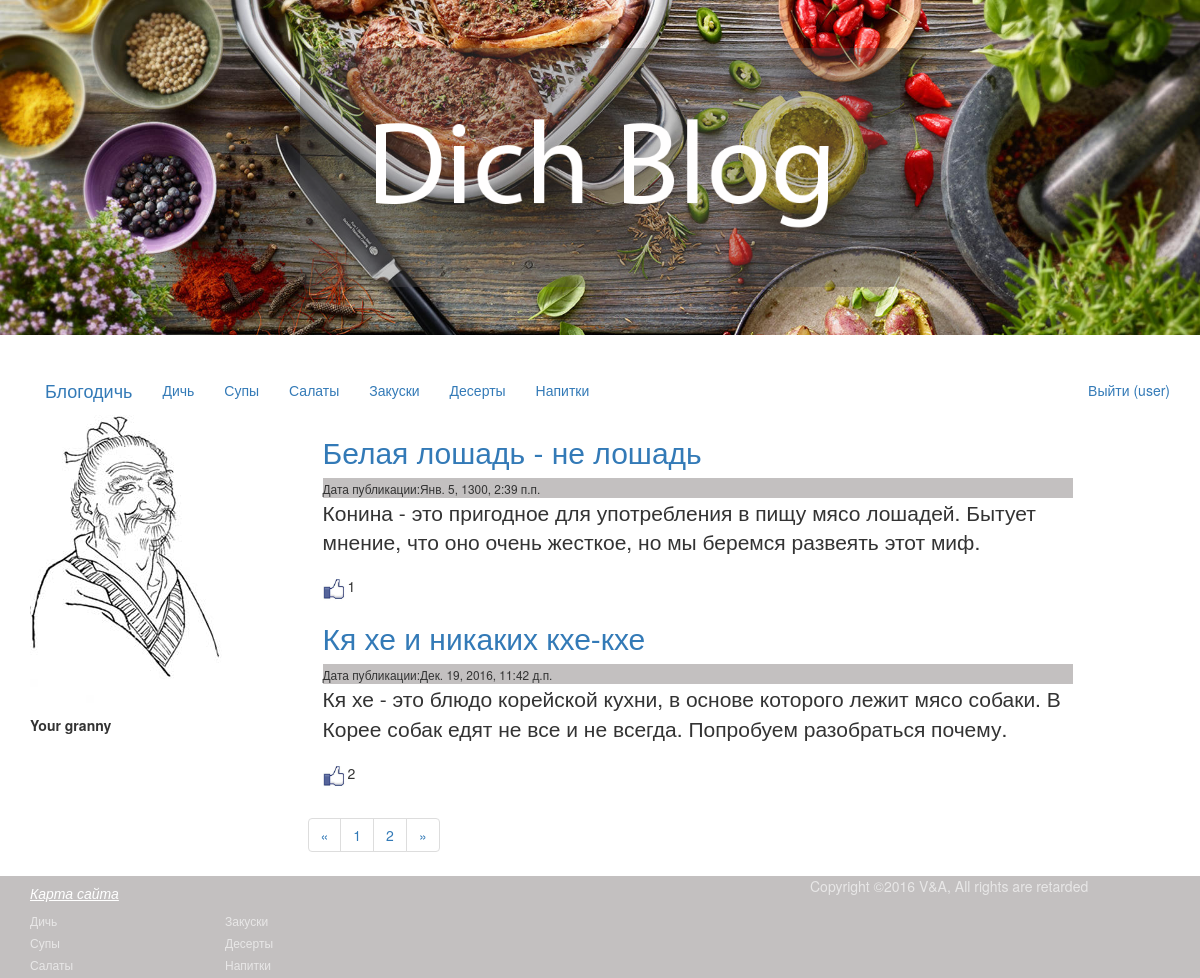
/basicview/articles/all/ (signed in), run on the app's committed database.
### article/models.py (models this page shows)
class Article(models.Model):
    class Meta():
        db_table = 'article'
    article_title = models.CharField(max_length=200)
    article_text = models.TextField()
    article_date = models.DateTimeField()
    article_likes = models.IntegerField(default=0)

### article/views.py (the view)
# urls.py: url(r'^articles/get/(?P<article_id>\d+)/$',  views.article),
def articles(request, page_number=1):
    all_articles = Article.objects.all()
    current_page = Paginator(all_articles, 2)
    return render_to_response('articles.html', {'articles': current_page.page(page_number), 'username': auth.get_user(request).username})

### article/templates/articles.html
{% extends 'main.html' %}
{% load static %}
{% block article %}
<div class="container">
			<div class="row">
				<div class="col-md-3 box profile">
				<aside>
					<img src="{% static 'img/lun.jpg' %}" alt="Mr Froid">
                    <label>Your granny</label>
				</aside>
			</div>
			<div class="col-md-8 box">
{% for article in articles %}
                <article>
					<header><h2><a href="/articles/get/{{ article.id }}/">{{ article.article_title }}</a></h2></header>
					<footer><small>Дата публикации:{{ article.article_date }}</small></footer>
				    <div class="lead">{{ article.article_text }}</div>
                    <p><a href="/articles/addlike/{{ article.id }}/"><img src="{% static 'images.jpg' %}" width="25px" height="25px"></a>{{ article.article_likes }}</p>
				</article>
{% endfor %}
    <div class="row">
        <div class="large-3 large-offset-5 columns">
            <ul class="pagination">
                {% if articles.has_previous %}
                    <li class="arrow"><a href="/page/{{ articles.previous_page_number }}/">&laquo;</a></li>
                {% else %}
                    <li class="arrow unavailable"><a href="">&laquo;</a></li>
                {% endif %}
                {% for page in articles.paginator.page_range %}
                    {% if page == articles.number %}
                        <li class="current"><a href="/page/{{ page }}/">{{ page }}</a></li>
                    {% else %}
                        <li><a href="/page/{{ page }}/">{{ page }}</a></li>
                    {% endif %}
                {% endfor %}
                {% if articles.has_next %}
                    <li class="arrow"><a href="/page/{{ articles.next_page_number }}/">&raquo;</a></li>
                {% else %}
                    <li class="arrow unavailable"><a href="">&raquo;</a></li>
                {% endif %}
            </ul>
        </div>
    </div>
</div>
            </div>
    </div>
{% endblock %}

### article/templates/main.html (shortened to what this page needs)
{% load static %}
<!DOCTYPE html>
<html>
<head>
	<link href="{% static 'css/bootstrap.min.css' %}" rel="stylesheet">
	<link href="{% static 'css/main.css' %}" rel="stylesheet">
</head>
<body>
<header>
    <div class="jumbotron">
    	<img src="{% static 'img/logo.png' %}" title="M-m-m, so tasty!" width="50%" height="50%">
    </div>
</header>
    <div class="container">
        <a class="navbar-brand" href='#'>Блогодичь</a>
<div class="top-bar">
    <section class="top-bar-section">
         <ul class="nav navbar-nav">
    		<li class="active"><a href="#">Дичь<span class="sr-only">(текущее)</span></a></li>
    		<li><a href="#">Супы<span class="sr-only">(текущее)</span></a></li>
    		<li><a href="#">Салаты<span class="sr-only">(текущее)</span></a></li>
    		<li><a href="#">Закуски<span class="sr-only">(текущее)</span></a></li>
    		<li><a href="#">Десерты<span class="sr-only">(текущее)</span></a></li>
    		<li><a href="#">Напитки<span class="sr-only">(текущее)</span></a></li>
   		</ul>
        <ul class="nav navbar-nav navbar-right">
            {% if username %}
                <li><a href="/auth/logout/">Выйти ({{ username }})</a></li>
            {% else %}
                <li><a href="/auth/login/">Войти</a></li>
            {% endif %}
        </ul>
    </section>
</div> </div>
<div class="row">
{% block article %}{% endblock %}
</div>
	<footer>
	<div class="container">
   	  <div class="row">
        	<div class="col-sm-4 sitemap">
            	<h5>Карта сайта</h5>
            	<div class="row">
                	<div class="col-md-6">
                    	<a href="#">Дичь</a>
                        <a href="#">Супы</a>
                        <a href="#">Салаты</a>
                    </div>
                    <div class="col-md-6">
                    	<a href="#">Закуски</a>
                        <a href="#">Десерты</a>
                        <a href="#">Напитки</a>
                    </div>
                </div>
            </div>
        	<div class="col-sm-4"></div>
          	<div class="col-sm-4 copyright">Copyright &copy;2016 V&A,  All rights are retarded</div>
      </div>
    </div>
</footer>
</body>
</html>

### article/static/css/main.css (style rules this page uses)
.jumbotron { background-image:url(../img/jumbo.jpg); background-size:cover; text-align:center; color:#580606; }
footer { background-color:hsla(0,4%,42%,0.41); }
footer a { color:hsla(0,0%,100%,0.62); }
.sitemap a { display:block; font-size:12px; margin-bottom:5px; }
.sitemap h5 { font-style:italic; text-decoration:underline; color:hsla(0,0%,100%,1.00); }
.copyright { color:hsla(0,0%,100%,0.62); }

### data on the page
Article: article_title "Белая лошадь - не лошадь", article_date "Янв. 5, 1300, 2:39 п.п.", article_text "Конина - это пригодное для употребления в пищу мясо лошадей. Бытует мнение, что оно очень жесткое, но мы беремся развеять этот миф.", article_likes "1"
Article: article_title "Кя хе и никаких кхе-кхе", article_date "Дек. 19, 2016, 11:42 д.п.", article_text "Кя хе - это блюдо корейской кухни, в основе которого лежит мясо собаки. В Корее собак едят не все и не всегда. Попробуем разобраться почему.", article_likes "2"

### other printed values
{{ username }} "user"
{{ page }} "1"
{{ page }} "2"
